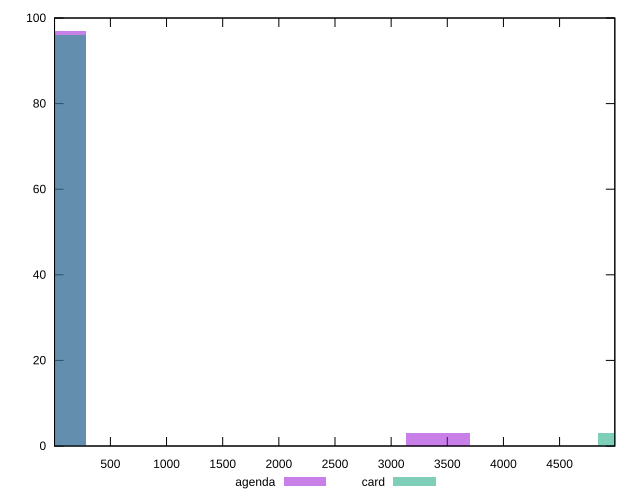

Here is the gnuplot script that generated this plot:
reset

$agenda <<EOF
3419.948717367256 3
0 97
EOF

$card <<EOF
5129.923076050884 3
0 96
EOF

set key outside below
set boxwidth 569.9914528945427
set xrange [2.508:4991.923]
set yrange [0:100]
set trange [0:100]
set style fill transparent solid 0.5 noborder
set terminal svg size 640, 500 enhanced background rgb 'white'
set output "report/report_00029_2021-02-24T13-36-40.390Z/server-response-time/comparison/histogram/1_vs_2.svg"

plot $agenda title "agenda" with boxes, \
     $card title "card" with boxes

reset
